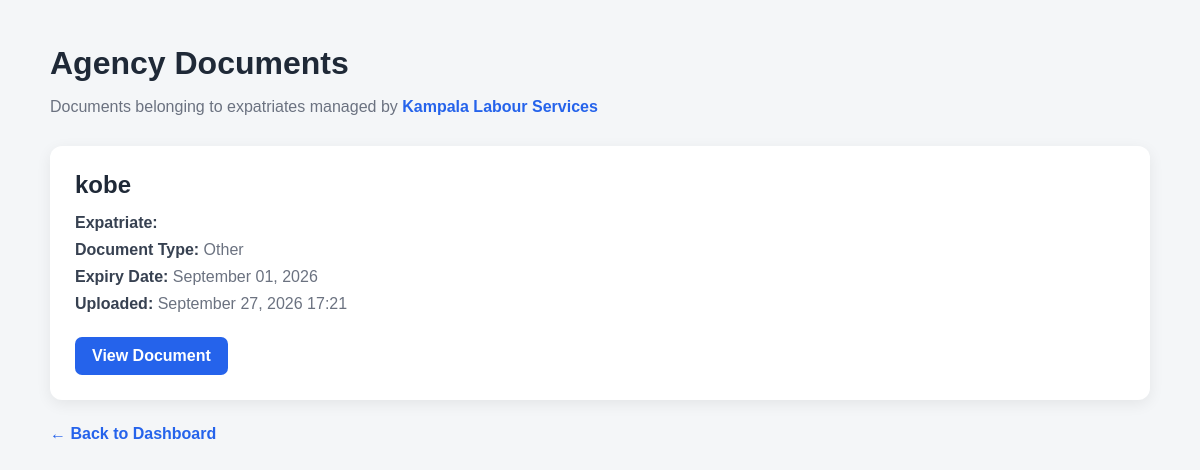
Screenshot of /agency/documents/ (signed in) with the database file from the repository.
### agencies/models.py (models this page shows, shortened)
class Agency(models.Model):
    name = models.CharField(max_length=200)
    registration_number = models.CharField(
    max_length=100,
    unique=True
    )
    address = models.CharField(max_length=255)
    phone = models.CharField(max_length=30)
    email = models.EmailField()
    created_at = models.DateTimeField(auto_now_add=True)
    users = models.ManyToManyField(
        settings.AUTH_USER_MODEL,
        related_name='agencies',
        blank=True
    )

### expatriates/models.py (models this page shows, shortened)
class Document(models.Model):
    class DocumentType(models.TextChoices):
        PASSPORT = 'PASSPORT', 'Passport'
        WORK_PERMIT = 'WORK_PERMIT', 'Work Permit'
        EMPLOYMENT_CONTRACT = 'EMPLOYMENT_CONTRACT', 'Employment Contract'
        OTHER = 'OTHER', 'Other'
    expatriate = models.ForeignKey(
        Expatriate,
        on_delete=models.CASCADE,
        related_name='documents'
    )
    document_type = models.CharField(
        max_length=30,
        choices=DocumentType.choices
    )
    title = models.CharField(max_length=200)
    file = models.FileField(
        upload_to='expatriate_documents/'
    )
    expiry_date = models.DateField(
        null=True,
        blank=True
    )
    uploaded_at = models.DateTimeField(
        auto_now_add=True
    )

### accounts/views.py (the view)
@login_required
def agency_documents(request):
    if request.user.role != 'AGENCY':
        return redirect('dashboard')
    agency = request.user.agencies.first()
    documents = Document.objects.filter(
        expatriate__agency=agency
    ).select_related(
        'expatriate__user'
    ).order_by(
        '-uploaded_at'
    )
    return render(
        request,
        'accounts/agency_documents.html',
        {
            'agency': agency,
            'documents': documents,
        }
    )

### accounts/templates/accounts/agency_documents.html (shortened to what this page needs)
<!DOCTYPE html>
<html lang="en">
<head>
</head>
<body>
<div class="container">
    <div class="header">
        <h1>Agency Documents</h1>
        {% if agency %}
            <p>
                Documents belonging to expatriates
                managed by
                <span class="agency-name">
                    {{ agency.name }}
                </span>
            </p>
        {% else %}
            <p>
                No agency has been assigned to your account.
            </p>
        {% endif %}
    </div>
    {% if documents %}
        <div class="grid">
            {% for document in documents %}
                <div class="card">
                    <h2>
                        {{ document.title }}
                    </h2>
                    <div class="info">
                        <span class="label">
                            Expatriate:
                        </span>
                    </div>
                    <div class="info">
                        <span class="label">
                            Document Type:
                        </span>
                        {{ document.get_document_type_display }}
                    </div>
                    {% if document.expiry_date %}
                        <div class="info">
                            <span class="label">
                                Expiry Date:
                            </span>
                            {{ document.expiry_date|date:"F d, Y" }}
                        </div>
                    {% endif %}
                    <div class="info">
                        <span class="label">
                            Uploaded:
                        </span>
                        {{ document.uploaded_at|date:"F d, Y H:i" }}
                    </div>
                    <a
                        href="{{ document.file.url }}"
                        target="_blank"
                        class="view-button"
                    >
                        View Document
                    </a>
                </div>
            {% endfor %}
        </div>
    {% endif %}
    <a
        href="{% url 'dashboard' %}"
        class="back-link"
    >
        ← Back to Dashboard
    </a>
</div>
</body>
</html>

### accounts/templates/accounts/agency_documents.html (style rules this page uses)
* { box-sizing: border-box; }
body { margin: 0; font-family: Arial, sans-serif; background: #f4f6f8; color: #1f2937; }
.container { width: 92%; max-width: 1100px; margin: 45px auto; }
.header { margin-bottom: 30px; }
.header h1 { margin-bottom: 8px; }
.header p { color: #6b7280; }
.agency-name { font-weight: bold; color: #2563eb; }
.grid { display: grid; grid-template-columns: repeat( auto-fit, minmax(300px, 1fr) ); gap: 20px; }
.card { background: white; padding: 25px; border-radius: 12px; box-shadow: 0 4px 15px rgba(0, 0, 0, 0.07); }
.card h2 { margin-top: 0; margin-bottom: 15px; }
.info { margin: 9px 0; color: #6b7280; }
.label { font-weight: bold; color: #374151; }
.view-button { display: inline-block; margin-top: 15px; padding: 10px 17px; background: #2563eb; color: white; text-decoration: none; border-radius: 7px; font-weight: 600; }
.back-link { display: inline-block; margin-top: 25px; color: #2563eb; text-decoration: none; font-weight: 600; }

### rows the page displays
Agency: name "Kampala Labour Services"
Document: title "kobe", document_type "Other", expiry_date "September 01, 2026", uploaded_at "September 27, 2026 17:21"
